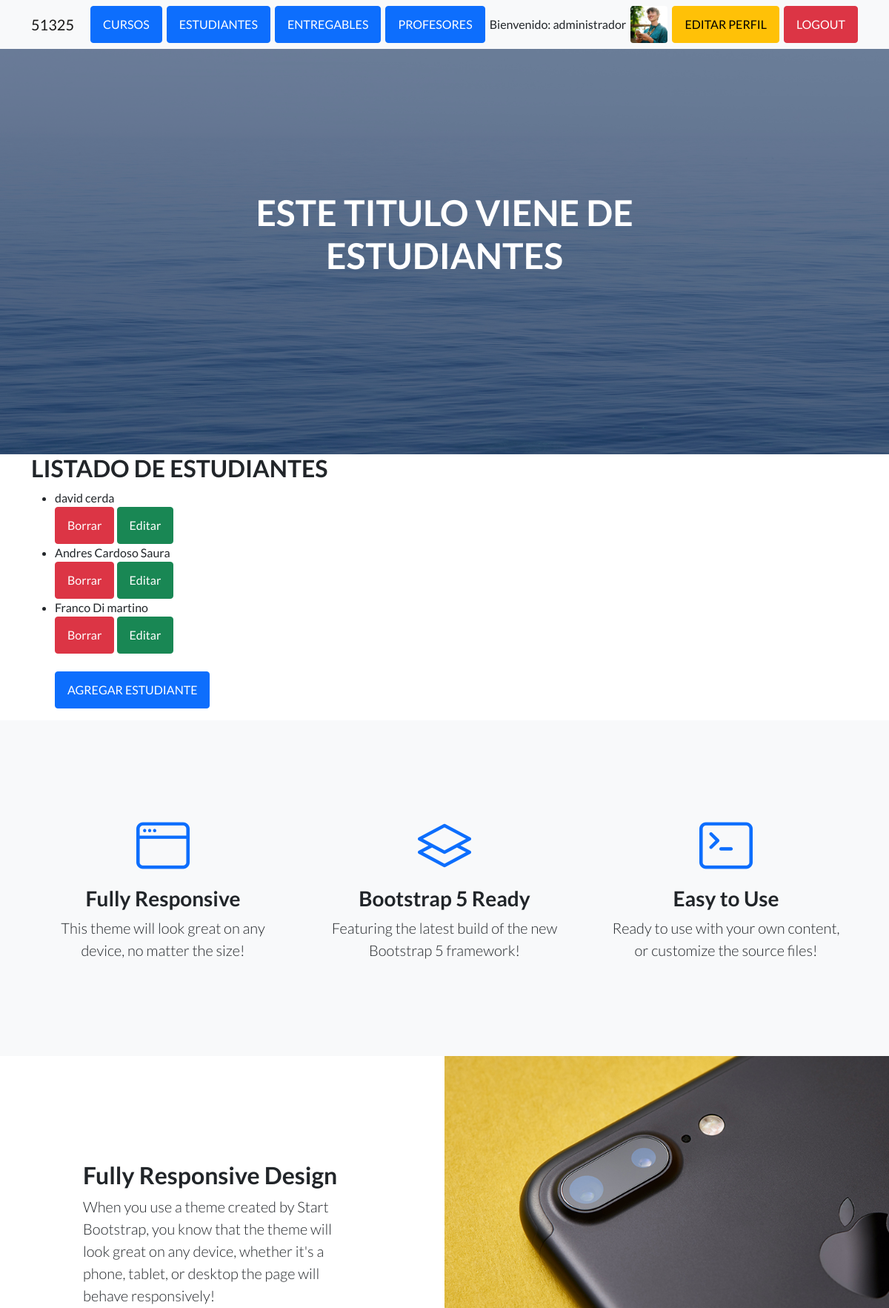
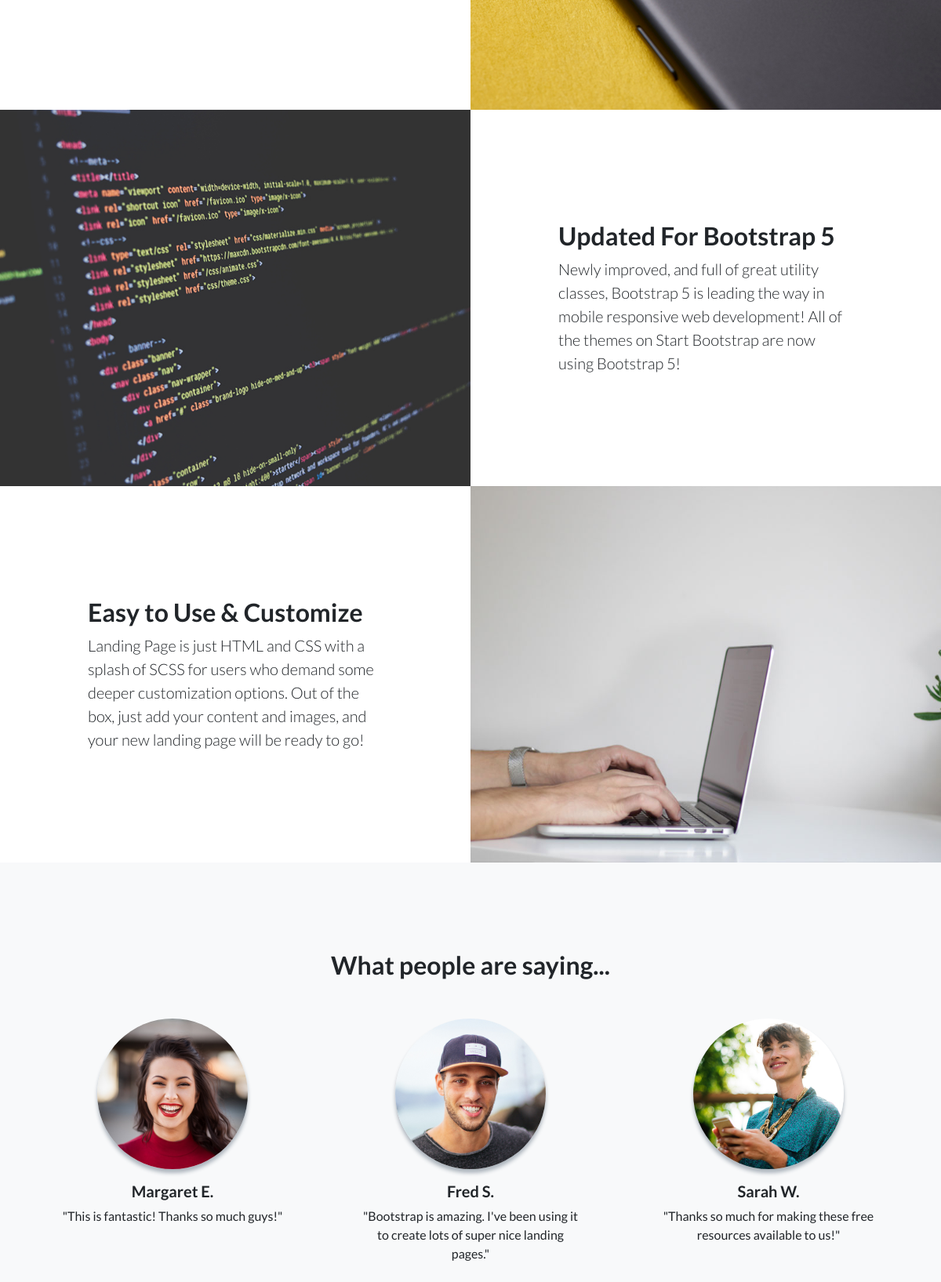
Screenshot of /AppCoder/estudiante/list/ (signed in, upper part) with the database file from the repository (2 pictures, top to bottom).
### AppCoder/models.py (models this page shows)
class Estudiante(models.Model):
    nombre=models.CharField(max_length=50)
    apellido=models.CharField(max_length=50)
    email=models.EmailField()
    def __str__(self):
        return f"{self.nombre} {self.apellido}"

### AppCoder/views.py (the view)
# urls.py: path("estudiante/list/", EstudianteList.as_view(), name="estudiante_list"),
class EstudianteList(LoginRequiredMixin, ListView):#vista usada para LISTAR
    model= Estudiante
    template_name= "AppCoder/estudiantes.html"

### AppCoder/templates/AppCoder/estudiantes.html (shortened to what this page needs)
{% extends "AppCoder/padre.html" %}
{% load static %}
{% block titulo %}
<h1 class="mb-5">ESTE TITULO VIENE DE ESTUDIANTES</h1>
{% endblock %}
{% block contenido_que_cambia %}
<h2>LISTADO DE ESTUDIANTES</h2>
<ul>
    {% for estudiante in object_list %}
    <li>
        {{ estudiante }}
    </li>
    <a class="btn btn-danger" href="{% url 'estudiante_borrar' estudiante.id %}">Borrar</a>
    <a class="btn btn-success" href="{% url 'estudiante_editar' estudiante.id %}">Editar</a>
    {% endfor %}
    <br>
    <br>
    <a class="btn btn-primary" href="{% url 'estudiante_crear'  %}">AGREGAR ESTUDIANTE</a>
</ul>
{% endblock %}

### AppCoder/templates/AppCoder/padre.html (shortened to what this page needs)
<!DOCTYPE html>
<html lang="en">
    <head>
        {% load static %}
        <link href="https://cdn.jsdelivr.net/npm/bootstrap-icons@1.5.0/font/bootstrap-icons.css" rel="stylesheet" type="text/css" />
        <link href="{% static 'AppCoder/css/styles.css' %}" rel="stylesheet" />
    </head>
    <body>
        <nav class="navbar navbar-light bg-light static-top">
            <div class="container">
                <a class="navbar-brand" href="{% url 'inicioApp' %}">51325</a>
                {% if user.is_authenticated %}
                <a class="btn btn-primary" href="{% url 'cursos' %}">CURSOS</a>
                <a class="btn btn-primary" href="{% url 'estudiantes' %}">ESTUDIANTES</a>
                <a class="btn btn-primary" href="{% url 'entregables' %}">ENTREGABLES</a>
                <a class="btn btn-primary" href="{% url 'profesores' %}">PROFESORES</a>
                <p class="mb-0">Bienvenido: {{ user.username }}</p>
                {% if avatar.imagen %}
                <a href="{% url 'AgregarAvatar' %}">
                <img class="rounded" width="50" src="{{avatar.imagen.url}}" alt="Avatar usuario">
                </a>
                {% else %}
                <a href="{% url 'AgregarAvatar' %}">
                    <img class="rounded" width="50" src="{% static 'AppCoder/assets/img/testimonials-3.jpg' %}" alt="Avatar usuario">
                </a>
                {% endif %}
                <a class="btn btn-warning" href="{% url 'EditarPerfil' %}">EDITAR PERFIL</a>
                <a class="btn btn-danger" href="{% url 'logout' %}">LOGOUT</a>
                {% else %}
                <a class="btn btn-primary" href="{% url 'login' %}">LOGIN</a>
                <a class="btn btn-danger" href="{% url 'register' %}">REGISTER</a>
                {% endif %}
            </div>
        </nav>
        <header class="masthead">
            <div class="container position-relative">
                <div class="row justify-content-center">
                    <div class="col-xl-6">
                        <div class="text-center text-white">
                            {% block titulo %}
                            {% endblock %}
                        </div>
                    </div>
                </div>
            </div>
        </header>
        <div class="container">
        {% block contenido_que_cambia %}
        {% endblock %}
        </div>
        <section class="features-icons bg-light text-center">
            <div class="container">
                <div class="row">
                    <div class="col-lg-4">
                        <div class="features-icons-item mx-auto mb-5 mb-lg-0 mb-lg-3">
                            <div class="features-icons-icon d-flex"><i class="bi-window m-auto text-primary"></i></div>
                            <h3>Fully Responsive</h3>
                            <p class="lead mb-0">This theme will look great on any device, no matter the size!</p>
                        </div>
                    </div>
                    <div class="col-lg-4">
                        <div class="features-icons-item mx-auto mb-5 mb-lg-0 mb-lg-3">
                            <div class="features-icons-icon d-flex"><i class="bi-layers m-auto text-primary"></i></div>
                            <h3>Bootstrap 5 Ready</h3>
                            <p class="lead mb-0">Featuring the latest build of the new Bootstrap 5 framework!</p>
                        </div>
                    </div>
                    <div class="col-lg-4">
                        <div class="features-icons-item mx-auto mb-0 mb-lg-3">
                            <div class="features-icons-icon d-flex"><i class="bi-terminal m-auto text-primary"></i></div>
                            <h3>Easy to Use</h3>
                            <p class="lead mb-0">Ready to use with your own content, or customize the source files!</p>
                        </div>
                    </div>
                </div>
            </div>
        </section>
        <section class="showcase">
            <div class="container-fluid p-0">
                <div class="row g-0">
                    <div class="col-lg-6 order-lg-2 text-white showcase-img" style="background-image: url('assets/img/bg-showcase-1.jpg')"></div>
                    <div class="col-lg-6 order-lg-1 my-auto showcase-text">
                        <h2>Fully Responsive Design</h2>
                        <p class="lead mb-0">When you use a theme created by Start Bootstrap, you know that the theme will look great on any device, whether it's a phone, tablet, or desktop the page will behave responsively!</p>
                    </div>
                </div>
                <div class="row g-0">
                    <div class="col-lg-6 text-white showcase-img" style="background-image: url('assets/img/bg-showcase-2.jpg')"></div>
                    <div class="col-lg-6 my-auto showcase-text">
                        <h2>Updated For Bootstrap 5</h2>
                        <p class="lead mb-0">Newly improved, and full of great utility classes, Bootstrap 5 is leading the way in mobile responsive web development! All of the themes on Start Bootstrap are now using Bootstrap 5!</p>
                    </div>
                </div>
                <div class="row g-0">
                    <div class="col-lg-6 order-lg-2 text-white showcase-img" style="background-image: url('assets/img/bg-showcase-3.jpg')"></div>
                    <div class="col-lg-6 order-lg-1 my-auto showcase-text">
                        <h2>Easy to Use & Customize</h2>
                        <p class="lead mb-0">Landing Page is just HTML and CSS with a splash of SCSS for users who demand some deeper customization options. Out of the box, just add your content and images, and your new landing page will be ready to go!</p>
                    </div>
                </div>
            </div>
        </section>
        <section class="testimonials text-center bg-light">
            <div class="container">
                <h2 class="mb-5">What people are saying...</h2>
                <div class="row">
                    <div class="col-lg-4">
                        <div class="testimonial-item mx-auto mb-5 mb-lg-0">
                            <img class="img-fluid rounded-circle mb-3" src="assets/img/testimonials-1.jpg" alt="..." />
                            <h5>Margaret E.</h5>
                            <p class="font-weight-light mb-0">"This is fantastic! Thanks so much guys!"</p>
                        </div>
                    </div>
                    <div class="col-lg-4">
                        <div class="testimonial-item mx-auto mb-5 mb-lg-0">
                            <img class="img-fluid rounded-circle mb-3" src="assets/img/testimonials-2.jpg" alt="..." />
                            <h5>Fred S.</h5>
                            <p class="font-weight-light mb-0">"Bootstrap is amazing. I've been using it to create lots of super nice landing pages."</p>
                        </div>
                    </div>
                    <div class="col-lg-4">
                        <div class="testimonial-item mx-auto mb-5 mb-lg-0">
                            <img class="img-fluid rounded-circle mb-3" src="assets/img/testimonials-3.jpg" alt="..." />
                            <h5>Sarah W.</h5>
                            <p class="font-weight-light mb-0">"Thanks so much for making these free resources available to us!"</p>
                        </div>
                    </div>
                </div>
            </div>
        </section>
    </body>
</html>

### rows the page displays
Estudiante: nombre+apellido "david cerda"
Estudiante: nombre+apellido "Andres Cardoso Saura"
Estudiante: nombre+apellido "Franco Di martino"

### other values shown
{{ user.username }} "administrador"
